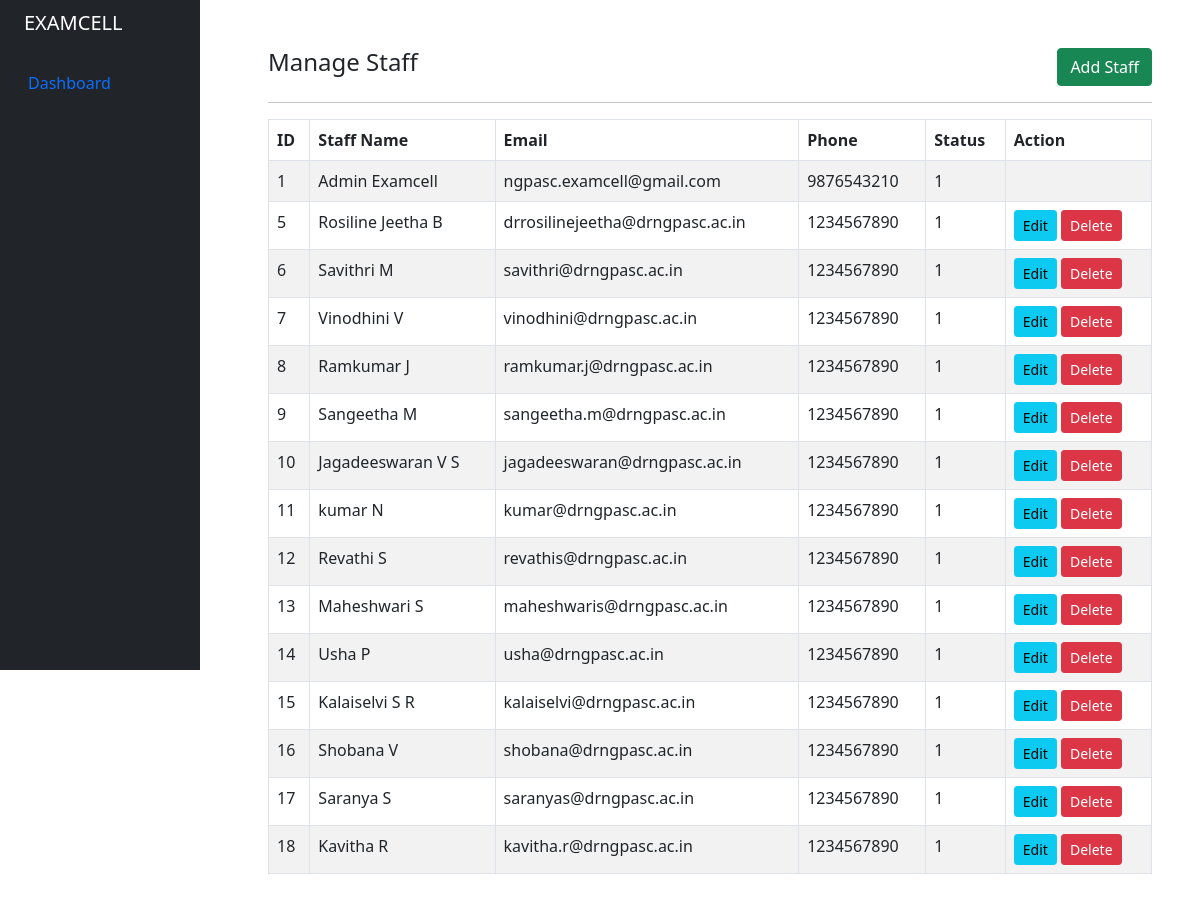
/admin/staff.php (signed in), run on the app's committed database.
### tables this page shows
CREATE TABLE `tbl_staff` (
  `id` int(11) NOT NULL,
  `email` varchar(100) NOT NULL,
  `firstname` varchar(50) NOT NULL,
  `lastname` varchar(50) NOT NULL,
  `phonenumber` varchar(30) DEFAULT NULL,
  `password` varchar(250) NOT NULL,
  `pass_code` varchar(250) DEFAULT NULL,
  `profile_image` varchar(191) DEFAULT NULL,
  `staff_department` int(11) NOT NULL DEFAULT 0,
  `admin` int(11) NOT NULL DEFAULT 0,
  `active` int(11) NOT NULL DEFAULT 1,
  `media_path_slug` varchar(191) DEFAULT NULL,
  `created_at` datetime NOT NULL,
  `created_by` int(11) NOT NULL,
  `updated_at` datetime NOT NULL,
  `updated_by` int(11) NOT NULL
);

### admin/staff.php (the view, shortened to what this page needs)
<?php
include '../helpers/basic_helper.php';
if (isset($_SESSION['email']) && isset($_SESSION['id'])) {
    echo site_header();
?>
    <div class="container-fluid">
        <div class="row flex-nowrap">
            <?php echo site_navbar(); ?>
            <div class="after-side-content col py-5 px-5">
                <div class="row">
                    <div class="col-md-8">
                            <h4>Manage Staff</h4>
                    </div>
                    <div class="col-md-4">
                        <a href="staff_create_edit.php" class="btn btn-success rounded float-end">Add Staff</a>
                    </div>
                </div>
                <div>
                    <hr>
                    <table class="table table-bordered table-striped">
                        <thead>
                            <tr>
                                <th>ID</th>
                                <th>Staff Name</th>
                                <th>Email</th>
                                <th>Phone</th>
                                <th>Status</th>
                                <th>Action</th>
                            </tr>
                        </thead>
                        <tbody>
                            <?php
                            $query = "SELECT * FROM tbl_staff";
                            $query_run = mysqli_query($conn, $query);
                            if (mysqli_num_rows($query_run) > 0) {
                                foreach ($query_run as $staff) {
                            ?>
                                    <tr>
                                        <td><?= $staff['id']; ?></td>
                                        <td><?= $staff['firstname'] . ' ' . $staff['lastname']; ?></td>
                                        <td><?= $staff['email']; ?></td>
                                        <td><?= $staff['phonenumber']; ?></td>
                                        <td><?= $staff['active']; ?></td>
                                        <td>
                                            <?php if ($staff['admin'] == 0) { ?>
                                            <a href="staff_create_edit.php?id=<?= $staff['id']; ?>" class="btn btn-info btn-sm">Edit</a>
                                            <form action="controller.php" method="POST" class="d-inline">
                                                <button type="submit" name="delete_staff" value="<?= $staff['id']; ?>" class="btn btn-danger btn-sm">Delete</button>
                                            </form>
                                            <?php } ?>
                                        </td>
                                    </tr>
                            <?php
                                }
                            } else {
                                echo "<h5> No Record Found </h5>";
                            }
                            ?>
                        </tbody>
                    </table>
                </div>
            </div>
        </div>
    </div>
<?php
    echo site_footer();
} else {
    header("Location: index.php");
}

### assets/styles.css (style rules this page uses)
.after-side-content { margin-left: 220px !important; }

### data on the page
tbl_staff: id "1", firstname "Admin", lastname "Examcell", email "ngpasc.examcell@gmail.com", phonenumber "9876543210", active "1"
tbl_staff: id "5", firstname "Rosiline Jeetha", lastname "B", email "drrosilinejeetha@drngpasc.ac.in", phonenumber "1234567890", active "1"
tbl_staff: id "6", firstname "Savithri", lastname "M", email "savithri@drngpasc.ac.in", phonenumber "1234567890", active "1"
tbl_staff: id "7", firstname "Vinodhini", lastname "V", email "vinodhini@drngpasc.ac.in", phonenumber "1234567890", active "1"
tbl_staff: id "8", firstname "Ramkumar", lastname "J", email "ramkumar.j@drngpasc.ac.in", phonenumber "1234567890", active "1"
tbl_staff: id "9", firstname "Sangeetha", lastname "M", email "sangeetha.m@drngpasc.ac.in", phonenumber "1234567890", active "1"
tbl_staff: id "10", firstname "Jagadeeswaran", lastname "V S", email "jagadeeswaran@drngpasc.ac.in", phonenumber "1234567890", active "1"
tbl_staff: id "11", firstname "kumar", lastname "N", email "kumar@drngpasc.ac.in", phonenumber "1234567890", active "1"
tbl_staff: id "12", firstname "Revathi", lastname "S", email "revathis@drngpasc.ac.in", phonenumber "1234567890", active "1"
tbl_staff: id "13", firstname "Maheshwari", lastname "S", email "maheshwaris@drngpasc.ac.in", phonenumber "1234567890", active "1"
tbl_staff: id "14", firstname "Usha", lastname "P", email "usha@drngpasc.ac.in", phonenumber "1234567890", active "1"
tbl_staff: id "15", firstname "Kalaiselvi", lastname "S R", email "kalaiselvi@drngpasc.ac.in", phonenumber "1234567890", active "1"
tbl_staff: id "16", firstname "Shobana", lastname "V", email "shobana@drngpasc.ac.in", phonenumber "1234567890", active "1"
tbl_staff: id "17", firstname "Saranya", lastname "S", email "saranyas@drngpasc.ac.in", phonenumber "1234567890", active "1"
tbl_staff: id "18", firstname "Kavitha", lastname "R", email "kavitha.r@drngpasc.ac.in", phonenumber "1234567890", active "1"
